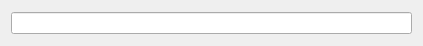
<?xml version="1.0" encoding="UTF-8"?>
<ui version="4.0">
 <class>Widget</class>
 <widget class="QWidget" name="Widget">
  <property name="geometry">
   <rect>
    <x>0</x>
    <y>0</y>
    <width>423</width>
    <height>46</height>
   </rect>
  </property>
  <property name="windowTitle">
   <string>Widget</string>
  </property>
  <layout class="QHBoxLayout" name="horizontalLayout">
   <item>
    <widget class="QLineEdit" name="lineEdit"/>
   </item>
  </layout>
 </widget>
 <layoutdefault spacing="6" margin="11"/>
 <resources/>
 <connections/>
</ui>
